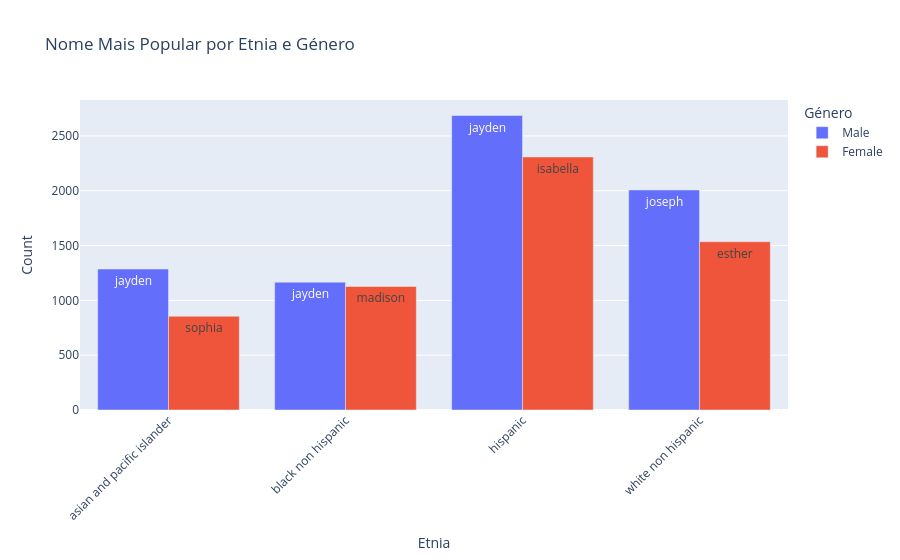

Write notebook code for a chart like this one.
### Markdown cell above
## Visualization model #2

Grouped Bar Chart

### Code cell
fig = go.Figure()

for gndr in ['male', 'female']:
    df_gndr = df_top_names[df_top_names['gndr'] == gndr]
    fig.add_trace(go.Bar(
        x=df_gndr['ethcty'],
        y=df_gndr['cnt'],
        name=gndr.capitalize(),
        text=df_gndr['nm'],
        hoverinfo='text+name',
        textposition='auto'
    )
  )

fig.update_layout(
    title='Nome Mais Popular por Etnia e Género',
    xaxis_title='Etnia',
    yaxis_title='Count',
    barmode='group',
    xaxis_tickangle=-45,
    legend_title='Género'
)

fig.show()

### Figure 1 — Plotly figure (JSON) as saved in the notebook; plotly's stock layout.template omitted (floating-point values rounded to 4 significant figures)
{"data": [{"hoverinfo": "text+name", "name": "Male", "text": ["jayden", "jayden", "jayden", "joseph"], "textposition": "auto", "type": "bar", "x": ["asian and pacific islander", "black non hispanic", "hispanic", "white non hispanic"], "y": [1286, 1166, 2686, 2007]}, {"hoverinfo": "text+name", "name": "Female", "text": ["sophia", "madison", "isabella", "esther"], "textposition": "auto", "type": "bar", "x": ["asian and pacific islander", "black non hispanic", "hispanic", "white non hispanic"], "y": [855, 1127, 2308, 1535]}], "layout": {"barmode": "group", "legend": {"title": {"text": "Género"}}, "title": {"text": "Nome Mais Popular por Etnia e Género"}, "xaxis": {"tickangle": -45, "title": {"text": "Etnia"}}, "yaxis": {"title": {"text": "Count"}}}}
